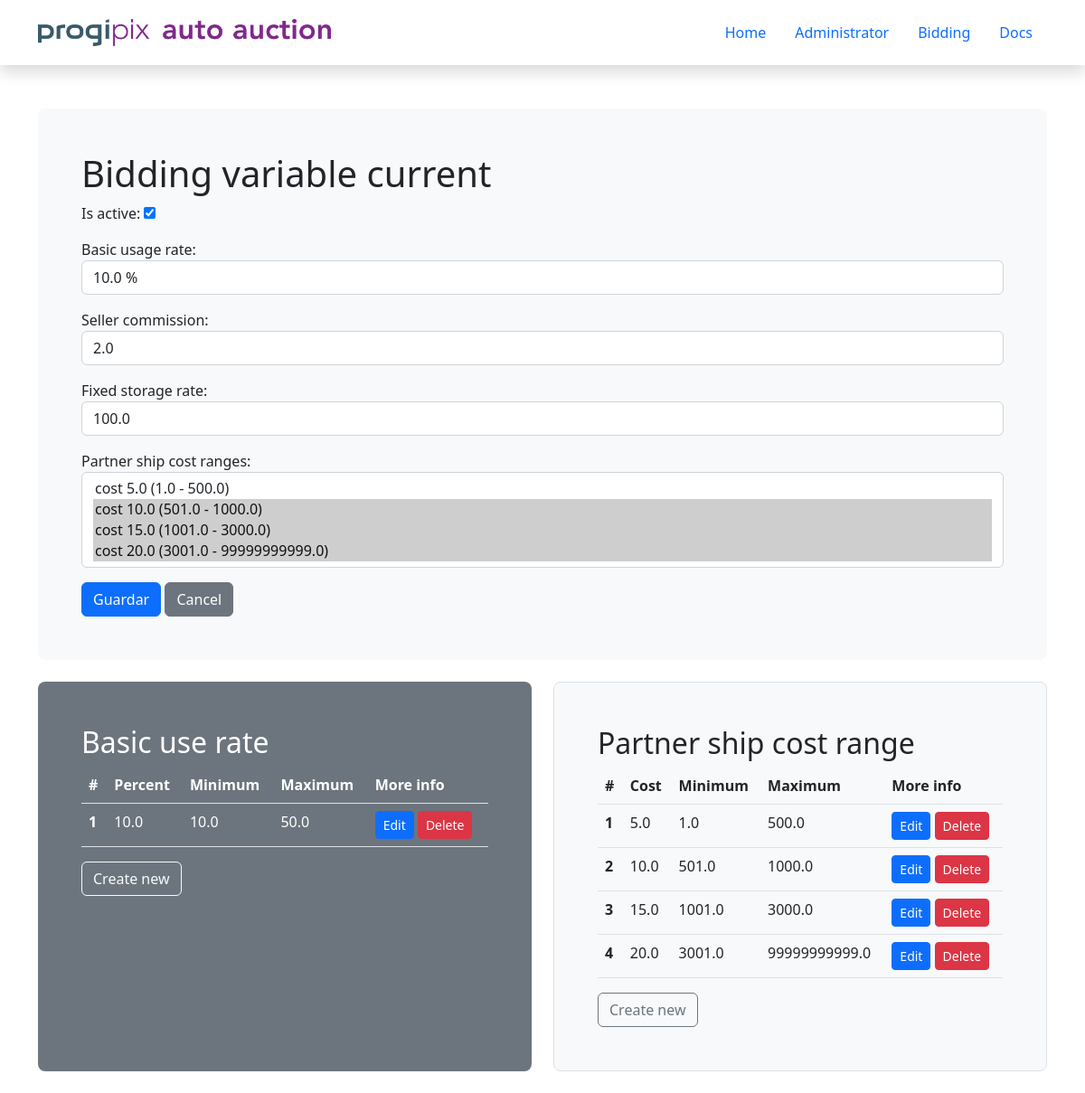
Screenshot of /biddingvariable-update/5 with the database file from the repository.
### apps/administrator/models.py (models this page shows, shortened)
class BiddingVariable(models.Model):
    is_active = models.BooleanField(default=False)
    basicusagerate = models.ForeignKey(BasicUsageRate, on_delete=models.CASCADE)
    sellercommission = models.FloatField()
    fixedstoragerate = models.FloatField()
    partnershipcostranges = models.ManyToManyField(PartnershipCostRange)

class BasicUsageRate(models.Model):
    percent =  models.FloatField()
    minimum =  models.FloatField()
    maximum =  models.FloatField()
    def __str__(self):
        return '{} %'.format(self.percent)

class PartnershipCostRange(models.Model):
    cost =  models.FloatField()
    minimum =  models.FloatField()
    maximum =  models.FloatField()
    def __str__(self):
        return 'cost {} ({} - {})'.format(self.cost, self.minimum, self.maximum)

### apps/administrator/views.py (the view)
# urls.py: path('biddingvariable-update/<pk>', BiddingVariableUpdateView.as_view(), name='biddingvariable-update'),
@method_decorator(csrf_exempt, name='dispatch')
class BiddingVariableUpdateView(UpdateView):
    template_name = 'administrator/biddingvariable/biddingvariable.html'
    model = BiddingVariable
    form_class = BiddingVariableForm
    success_url = reverse_lazy('administrator:administrator-home')
    def get_basic_usage_rate(self):
        return BasicUsageRate.objects.all()
    def get_partner_ship_cost_range(self):
        return PartnershipCostRange.objects.all()
    def get_context_data(self, *args, **kwargs):
        context = super().get_context_data(*args, **kwargs)
        context['basicusagerate'] = self.get_basic_usage_rate()
        context['partnershipcostrange'] = self.get_partner_ship_cost_range()
        return context

### apps/administrator/forms.py
class BiddingVariableForm(forms.ModelForm):
    class Meta:
        model = BiddingVariable
        fields = ('is_active', 'basicusagerate', 'sellercommission', 'fixedstoragerate', 'partnershipcostranges', )
        widgets = {
            'is_active' : forms.CheckboxInput(),
            'basicusagerate' : forms.Select(attrs={'class': 'form-control'}),
            'sellercommission' : forms.NumberInput(attrs={'class': 'form-control'}),
            'fixedstoragerate' : forms.NumberInput(attrs={'class': 'form-control'}),
            'partnershipcostranges' : forms.SelectMultiple(attrs={'class': 'form-control select2'}),
        }
        labels = {
            'is_active' : 'Is active',
            'basicusagerate' : 'Basic usage rate',
            'sellercommission' : 'Seller commission',
            'fixedstoragerate' : 'Fixed storage rate',
            'partnershipcostranges' : 'Partner ship cost ranges'
        }

### templates/administrator/biddingvariable/biddingvariable.html (shortened to what this page needs)
{% extends 'layout/base.html' %} {% load static %}
{% block main %}
<div class="container py-4">
    <div class="p-5 mb-4 bg-light rounded-3">
        <h1>Bidding variable current</h1>
        <form method="post">
            {{form.as_p}}
            <button class="btn btn-primary" type="submit">Guardar</button>
            <a class="btn btn-secondary" href="{% url 'administrator:administrator-home' %}">Cancel</a>
        </form>
    </div>
    <div class="row align-items-md-stretch">
        <div class="col-md-6">
            <div class="h-100 p-5 text-white bg-secondary rounded-3">
                <h2>Basic use rate</h2>
                <table class="table  text-white">
                    <thead>
                        <tr>
                            <th scope="col">#</th>
                            <th scope="col">Percent</th>
                            <th scope="col">Minimum</th>
                            <th scope="col">Maximum</th>
                            <th scope="col">More info</th>
                        </tr>
                    </thead>
                    <tbody>
                        {% for bur in basicusagerate %}
                        <tr>
                            <th scope="row">{{forloop.counter}}</th>
                            <td>{{bur.percent}}</td>
                            <td>{{bur.minimum}}</td>
                            <td>{{bur.maximum}}</td>
                            <td>
                                <button onclick="open_modal('{% url 'administrator:basic-usage-rate-update' bur.pk %}');" type="button" class="btn btn-sm btn-primary">Edit</button>
                                <button onclick="open_modal('{% url 'administrator:basic-usage-rate-delete' bur.pk %}');" type="button" class="btn btn-sm btn-danger">Delete</button>
                            </td>
                        </tr>
                        {% endfor %}
                    </tbody>
                </table>
                <button onclick="open_modal('{% url 'administrator:basic-usage-rate-create' %}');" class="btn btn-outline-light" type="button">Create new</button>
            </div>
        </div>
        <div class="col-md-6">
            <div class="h-100 p-5 bg-light border rounded-3">
                <h2>Partner ship cost range</h2>
                <table class="table  text-dark">
                    <thead>
                        <tr>
                            <th scope="col">#</th>
                            <th scope="col">Cost</th>
                            <th scope="col">Minimum</th>
                            <th scope="col">Maximum</th>
                            <th scope="col">More info</th>
                        </tr>
                    </thead>
                    <tbody>
                        {% for pscr in partnershipcostrange %}
                        <tr>
                            <th scope="row">{{forloop.counter}}</th>
                            <td>{{pscr.cost}}</td>
                            <td>{{pscr.minimum}}</td>
                            <td>{{pscr.maximum}}</td>
                            <td>
                                <button onclick="open_modal('{% url 'administrator:partner-ship-cost-range-update' pscr.pk %}');" type="button" class="btn btn-sm btn-primary">Edit</button>
                                <button onclick="open_modal('{% url 'administrator:partner-ship-cost-range-delete' pscr.pk %}');" type="button" class="btn btn-sm btn-danger">Delete</button>
                            </td>
                        </tr>
                        {% endfor %}
                    </tbody>
                </table>
                <button onclick="open_modal('{% url 'administrator:partner-ship-cost-range-create' %}');" type="button" class="btn btn-outline-secondary">Create new</button>
            </div>
        </div>
    </div>
</div>
{% endblock main %}

### rows the page displays
BiddingVariable: is_active "☑", basicusagerate "10.0 %", sellercommission "2.0", fixedstoragerate "100.0"
BasicUsageRate: percent "10.0", minimum "10.0", maximum "50.0"
PartnershipCostRange: cost "5.0", minimum "1.0", maximum "500.0"
PartnershipCostRange: cost "10.0", minimum "501.0", maximum "1000.0"
PartnershipCostRange: cost "15.0", minimum "1001.0", maximum "3000.0"
PartnershipCostRange: cost "20.0", minimum "3001.0", maximum "99999999999.0"
